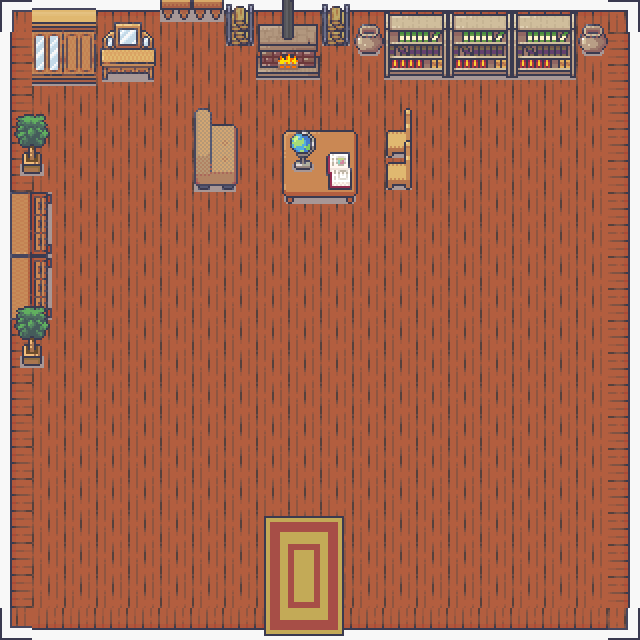

The image is a tile-based game level rendered from a .tmx file. Its description and complete source (layers, tilesets, objects, tile grids) follow:
An orthogonal 20x20 tile map with 32x32 px tiles, 4 tile layers (background, wall, furniture, furnitutr 2), 2 tilesets and 18 objects (17x collision, player).

<map version="1.8" tiledversion="1.9.2" orientation="orthogonal" renderorder="right-down" width="20" height="20" tilewidth="32" tileheight="32" infinite="0" nextlayerid="6" nextobjectid="20">
 <tileset firstgid="1" source="Room_Builder_free_32x32.tsx" />
 <tileset firstgid="392" source="Interiors_free_32x32.tsx" />
 <layer id="1" name="background" width="20" height="20">
  <data encoding="csv">
261,261,261,261,261,261,261,261,261,261,261,261,261,261,261,261,261,261,261,261,
261,261,261,261,261,261,261,261,261,261,261,261,261,261,261,261,261,261,261,261,
261,261,261,261,261,261,261,261,261,261,261,261,261,261,261,261,261,261,261,261,
261,261,261,261,261,261,261,261,261,261,261,261,261,261,261,261,261,261,261,261,
261,261,261,261,261,261,261,261,261,261,261,261,261,261,261,261,261,261,261,261,
261,261,261,261,261,261,261,261,261,261,261,261,261,261,261,261,261,261,261,261,
261,261,261,261,261,261,261,261,261,261,261,261,261,261,261,261,261,261,261,261,
261,261,261,261,261,261,261,261,261,261,261,261,261,261,261,261,261,261,261,261,
261,261,261,261,261,261,261,261,261,261,261,261,261,261,261,261,261,261,261,261,
261,261,261,261,261,261,261,261,261,261,261,261,261,261,261,261,261,261,261,261,
261,261,261,261,261,261,261,261,261,261,261,261,261,261,261,261,261,261,261,261,
261,261,261,261,261,261,261,261,261,261,261,261,261,261,261,261,261,261,261,261,
261,261,261,261,261,261,261,261,261,261,261,261,261,261,261,261,261,261,261,261,
261,261,261,261,261,261,261,261,261,261,261,261,261,261,261,261,261,261,261,261,
261,261,261,261,261,261,261,261,261,261,261,261,261,261,261,261,261,261,261,261,
261,261,261,261,261,261,261,261,261,261,261,261,261,261,261,261,261,261,261,261,
261,261,261,261,261,261,261,261,261,261,261,261,261,261,261,261,261,261,261,261,
261,261,261,261,261,261,261,261,261,261,261,261,261,261,261,261,261,261,261,261,
261,261,261,261,261,261,261,261,261,261,261,261,261,261,261,261,261,261,261,261,
261,261,261,261,261,261,261,261,261,261,261,261,261,261,261,261,261,261,261,261
</data>
 </layer>
 <layer id="2" name="wall" width="20" height="20">
  <data encoding="csv">
41,264,264,264,264,264,264,264,264,264,264,264,264,264,264,264,264,264,264,40,
1610613000,0,0,0,0,0,0,0,0,0,0,0,0,0,0,0,0,0,0,2684354824,
1610613000,0,0,0,0,0,0,0,0,0,0,0,0,0,0,0,0,0,0,2684354824,
1610613000,0,0,0,0,0,0,0,0,0,0,0,0,0,0,0,0,0,0,2684354824,
1610613000,0,0,0,0,0,0,0,0,0,0,0,0,0,0,0,0,0,0,2684354824,
1610613000,0,0,0,0,0,0,0,0,0,0,0,0,0,0,0,0,0,0,2684354824,
1610613000,0,0,0,0,0,0,0,0,0,0,0,0,0,0,0,0,0,0,2684354824,
1610613000,0,0,0,0,0,0,0,0,0,0,0,0,0,0,0,0,0,0,2684354824,
1610613000,0,0,0,0,0,0,0,0,0,0,0,0,0,0,0,0,0,0,2684354824,
1610613000,0,0,0,0,0,0,0,0,0,0,0,0,0,0,0,0,0,0,2684354824,
1610613000,0,0,0,0,0,0,0,0,0,0,0,0,0,0,0,0,0,0,2684354824,
1610613000,0,0,0,0,0,0,0,0,0,0,0,0,0,0,0,0,0,0,2684354824,
1610613000,0,0,0,0,0,0,0,0,0,0,0,0,0,0,0,0,0,0,2684354824,
1610613000,0,0,0,0,0,0,0,0,0,0,0,0,0,0,0,0,0,0,2684354824,
1610613000,0,0,0,0,0,0,0,0,0,0,0,0,0,0,0,0,0,0,2684354824,
1610613000,0,0,0,0,0,0,0,0,0,0,0,0,0,0,0,0,0,0,2684354824,
1610613000,0,0,0,0,0,0,0,0,0,0,0,0,0,0,0,0,0,0,2684354824,
1610613000,0,0,0,0,0,0,0,0,0,0,0,0,0,0,0,0,0,0,2684354824,
1610613000,0,0,0,0,0,0,0,0,0,0,0,0,0,0,0,0,0,0,2684354824,
1610612777,3221225736,3221225736,3221225736,3221225736,3221225736,3221225736,3221225736,3221225736,3221225736,3221225736,3221225736,3221225736,3221225736,3221225736,3221225736,3221225736,3221225736,3221225736,3221225513
</data>
 </layer>
 <layer id="3" name="furniture" width="20" height="20">
  <data encoding="csv">
0,1217,1218,1164,1165,0,0,1749,1484,1485,1749,1448,1490,1491,1490,1491,1490,1491,1448,0,
0,1233,1234,1180,1181,0,0,1765,1500,1501,1765,1464,1506,1507,1506,1507,1506,1507,1464,0,
0,1249,1250,1196,1197,0,0,0,1516,1517,0,0,1522,1523,1522,1523,1522,1523,0,0,
0,0,0,0,0,0,1681,1682,0,0,0,0,735,0,0,0,0,0,0,0,
0,0,0,0,0,0,1697,1698,552,553,554,555,751,0,0,0,0,0,0,0,
0,0,0,0,0,0,1713,1714,568,569,570,571,751,0,0,0,0,0,0,0,
1610614078,1610614094,0,0,0,0,0,0,584,585,586,587,0,0,0,0,0,0,0,0,
1610614077,1610614093,0,0,0,0,0,0,0,0,0,0,0,0,0,0,0,0,0,0,
1610614078,1610614094,0,0,0,0,0,0,0,0,0,0,0,0,0,0,0,0,0,0,
1610614077,1610614093,0,0,0,0,0,0,0,0,0,0,0,0,0,0,0,0,0,0,
0,0,0,0,0,0,0,0,0,0,0,0,0,0,0,0,0,0,0,0,
0,0,0,0,0,0,0,0,0,0,0,0,0,0,0,0,0,0,0,0,
0,0,0,0,0,0,0,0,0,0,0,0,0,0,0,0,0,0,0,0,
0,0,0,0,0,0,0,0,0,0,0,0,0,0,0,0,0,0,0,0,
0,0,0,0,0,0,0,0,0,0,0,0,0,0,0,0,0,0,0,0,
0,0,0,0,0,0,0,0,0,0,0,0,0,0,0,0,0,0,0,0,
0,0,0,0,0,0,0,0,661,662,663,0,0,0,0,0,0,0,0,0,
0,0,0,0,0,0,0,0,677,678,679,0,0,0,0,0,0,0,0,0,
0,0,0,0,0,0,0,0,693,694,695,0,0,0,0,0,0,0,0,0,
0,0,0,0,0,0,0,0,709,710,711,0,0,0,0,0,0,0,0,0
</data>
 </layer>
 <layer id="4" name="furnitutr 2" width="20" height="20">
  <data encoding="csv">
0,0,0,0,0,937,938,0,0,0,0,0,0,0,0,0,0,0,0,0,
0,0,0,0,0,0,0,0,0,0,0,0,0,0,0,0,0,0,0,0,
0,0,0,0,0,0,0,0,0,0,0,0,0,0,0,0,0,0,0,0,
1106,1107,0,0,0,0,0,0,0,0,0,0,0,0,0,0,0,0,0,0,
1122,1123,0,0,0,0,0,0,0,982,962,0,735,0,0,0,0,0,0,0,
1138,1139,0,0,0,0,0,0,0,998,978,0,751,0,0,0,0,0,0,0,
0,0,0,0,0,0,0,0,0,0,0,0,0,0,0,0,0,0,0,0,
0,0,0,0,0,0,0,0,0,0,0,0,0,0,0,0,0,0,0,0,
0,0,0,0,0,0,0,0,0,0,0,0,0,0,0,0,0,0,0,0,
1106,1107,0,0,0,0,0,0,0,0,0,0,0,0,0,0,0,0,0,0,
1122,1123,0,0,0,0,0,0,0,0,0,0,0,0,0,0,0,0,0,0,
1138,1139,0,0,0,0,0,0,0,0,0,0,0,0,0,0,0,0,0,0,
0,0,0,0,0,0,0,0,0,0,0,0,0,0,0,0,0,0,0,0,
0,0,0,0,0,0,0,0,0,0,0,0,0,0,0,0,0,0,0,0,
0,0,0,0,0,0,0,0,0,0,0,0,0,0,0,0,0,0,0,0,
0,0,0,0,0,0,0,0,0,0,0,0,0,0,0,0,0,0,0,0,
0,0,0,0,0,0,0,0,0,0,0,0,0,0,0,0,0,0,0,0,
0,0,0,0,0,0,0,0,0,0,0,0,0,0,0,0,0,0,0,0,
0,0,0,0,0,0,0,0,0,0,0,0,0,0,0,0,0,0,0,0,
0,0,0,0,0,0,0,0,0,0,0,0,0,0,0,0,0,0,0,0
</data>
 </layer>
 <objectgroup id="5" name="objects">
  <object id="1" type="collision" x="197.844" y="112.619" width="37.5396" height="79.1376" />
  <object id="2" type="collision" x="6.08751" y="191.756" width="44.6417" height="125.808" />
  <object id="3" type="collision" x="283.069" y="130.881" width="73.0501" height="74.0647" />
  <object id="4" type="collision" x="387.571" y="124.794" width="22.3209" height="63.9188" />
  <object id="5" type="collision" x="31.4521" y="10.1458" width="124.794" height="73.0501" />
  <object id="6" type="collision" x="225.238" y="7.10209" width="125.808" height="33.4813" />
  <object id="7" type="collision" x="254.661" y="33.4813" width="64.9334" height="44.6417" />
  <object id="8" type="collision" x="356.119" y="22.3209" width="24.35" height="30.4375" />
  <object id="9" type="collision" x="383.513" y="13.1896" width="191.756" height="64.9334" />
  <object id="10" type="collision" x="580.342" y="24.35" width="26.3792" height="27.3938" />
  <object id="11" type="collision" x="2.02917" y="-1.01458" width="627.013" height="11.1604" />
  <object id="12" type="collision" x="1.01458" y="8.11668" width="11.1604" height="628.028" />
  <object id="13" type="collision" x="625.999" y="1.01458" width="13.1896" height="636.145" />
  <object id="14" type="collision" x="12.175" y="625.999" width="614.838" height="11.1604" />
  <object id="15" name="spawn_in_home" type="player" x="290.171" y="584.401">
   <point />
  </object>
  <object id="16" name="exit_home" type="collision" x="265.821" y="608.751" width="75.0793" height="23.3354" />
  <object id="17" type="collision" x="14.2042" y="115.663" width="33.4813" height="54.7876" />
  <object id="18" type="collision" x="15.2188" y="316.55" width="30.4375" height="50.7292" />
 </objectgroup>
</map>
